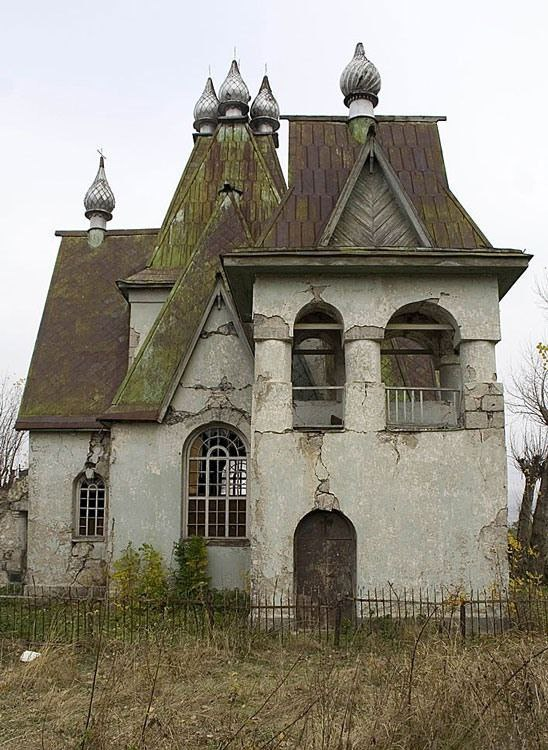
#> input picture 2_course/texViz/lab3/images/house.jpg, 548 x 750 px
$ python task4.py   (older library calls are emulated)
#> lines starting #> are read from the running program, lines starting #| are printed output that depends on the picture
import cv2
import numpy as np
import os

# Функции фильтров (исправленные)
def robertsFilter(img):
    gray = cv2.cvtColor(img, cv2.COLOR_BGR2GRAY) if len(img.shape) == 3 else img
    kernelX = np.array([[1, 0], [0, -1]], dtype=np.float32)
    kernelY = np.array([[0, 1], [-1, 0]], dtype=np.float32)
    gradX = cv2.filter2D(gray.astype(np.float32), -1, kernelX)
    gradY = cv2.filter2D(gray.astype(np.float32), -1, kernelY)
    return cv2.normalize(np.sqrt(gradX**2 + gradY**2), None, 0, 255, cv2.NORM_MINMAX, cv2.CV_8U)

def prewittFilter(img):
    gray = cv2.cvtColor(img, cv2.COLOR_BGR2GRAY) if len(img.shape) == 3 else img
    kernelX = np.array([[-1, 0, 1], [-1, 0, 1], [-1, 0, 1]], dtype=np.float32)
    kernelY = np.array([[-1, -1, -1], [0, 0, 0], [1, 1, 1]], dtype=np.float32)
    gradX = cv2.filter2D(gray.astype(np.float32), -1, kernelX)
    gradY = cv2.filter2D(gray.astype(np.float32), -1, kernelY)
    return cv2.normalize(np.sqrt(gradX**2 + gradY**2), None, 0, 255, cv2.NORM_MINMAX, cv2.CV_8U)

def sobelFilter(img):
    gray = cv2.cvtColor(img, cv2.COLOR_BGR2GRAY) if len(img.shape) == 3 else img
    return cv2.Sobel(gray, cv2.CV_8U, 1, 1, ksize=3)

def laplacianFilter(img):
    gray = cv2.cvtColor(img, cv2.COLOR_BGR2GRAY) if len(img.shape) == 3 else img
    return cv2.Laplacian(gray, cv2.CV_8U)

def cannyEdge(img):
    gray = cv2.cvtColor(img, cv2.COLOR_BGR2GRAY) if len(img.shape) == 3 else img
    return cv2.Canny(gray, 50, 150)

# Обработка изображения
img = cv2.imread('../images/house.jpg')
#> img is the input picture: shape (750, 548, 3); mean B, G, R 126.2, 139, 144.2
os.makedirs('../filtreted4', exist_ok=True)

for filter_func, name in [(robertsFilter, 'roberts'),
                         (prewittFilter, 'prewitt'),
                         (sobelFilter, 'sobel'),
                         (laplacianFilter, 'laplacian'),
                         (cannyEdge, 'canny')]:
    result = filter_func(img)
    cv2.imwrite(f'../filtreted4/{name}.jpg', result)
#> this loop made 5 passes
#> pass 1, in robertsFilter, `gray = cv2.cvtColor(img, cv2.COLOR_BGR2GRAY) if len(img.shape) == 3 el..`:
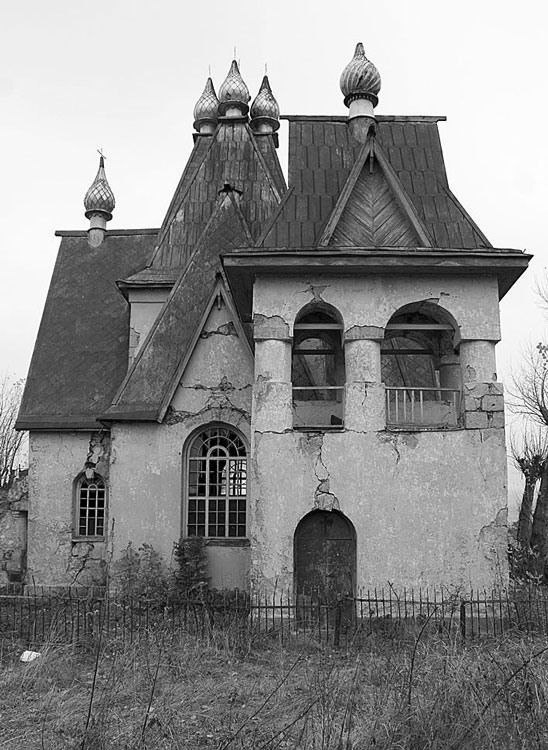
#> gray: shape (750, 548); min 0, max 255, mean 139.1
#> pass 1, in robertsFilter, `gradX = cv2.filter2D(gray.astype(np.float32), -1, kernelX)`:
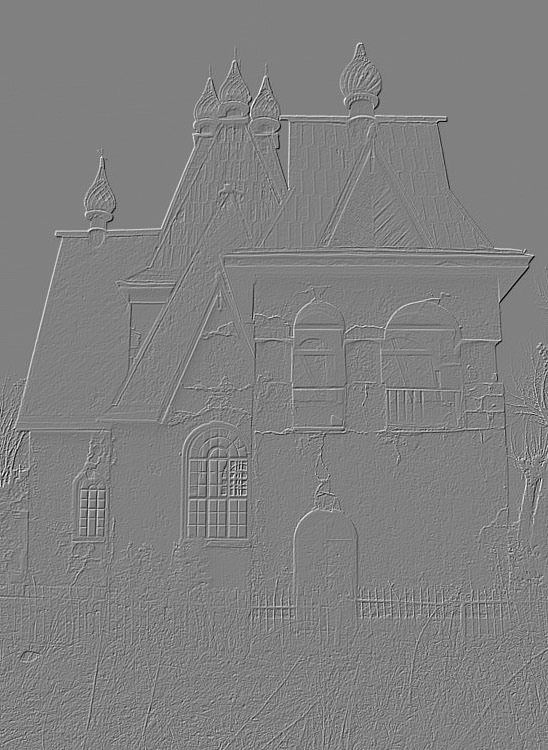
#> gradX: shape (750, 548) float32; min -252, max 248, mean 0.2; drawn with min black and max white
#> pass 1, in robertsFilter, `gradY = cv2.filter2D(gray.astype(np.float32), -1, kernelY)`:
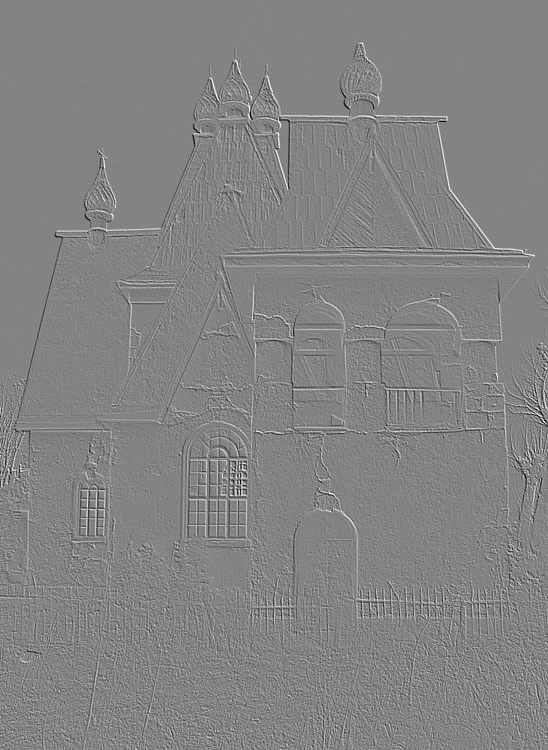
#> gradY: shape (750, 548) float32; min -253, max 237, mean 0.2; drawn with min black and max white
#> pass 1, `result = filter_func(img)`:
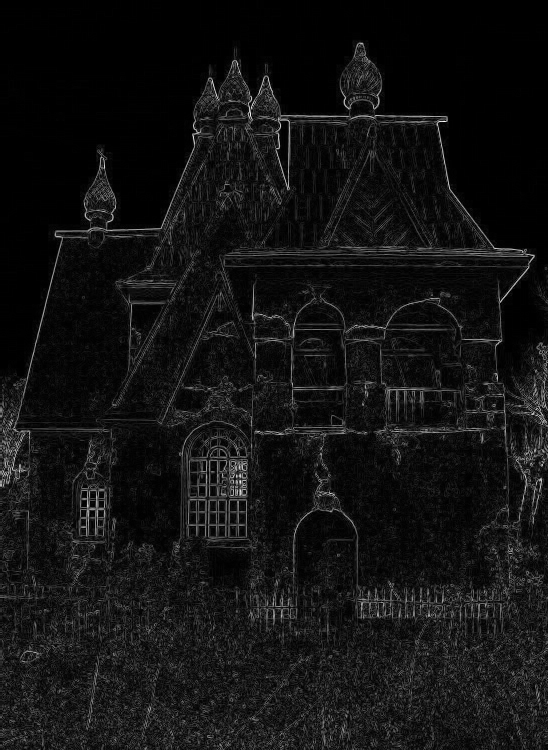
#> result: shape (750, 548); min 0, max 255, mean 18.4

print("Все фильтры применены успешно!")

$ run again, with 2_course/texViz/lab3/images/flowers.jpg copied over 2_course/texViz/lab3/images/house.jpg
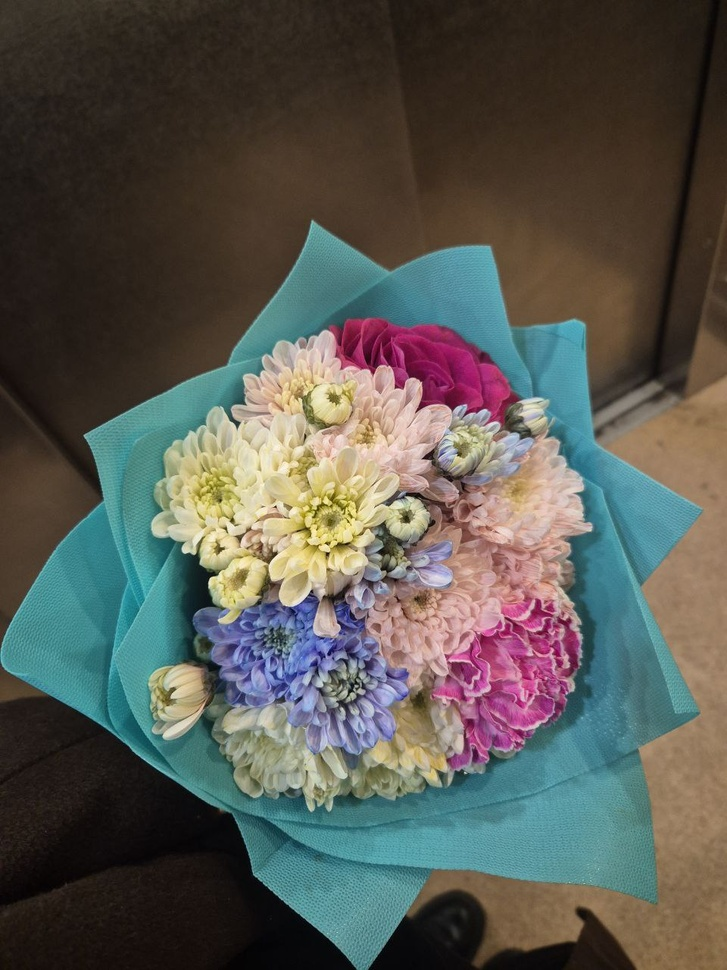
#> input picture 2_course/texViz/lab3/images/flowers.jpg, 727 x 970 px, shrunk from 960 x 1280 before the run
#> img is the input picture: shape (970, 727, 3); mean B, G, R 82, 88.9, 88.5
#> the loop `for filter_func, name in [(robertsFilter, 'roberts'), (prewittFilter, ..` made 5 passes
#> pass 1, in robertsFilter, `gradY = cv2.filter2D(gray.astype(np.float32), -1, kernelY)`:
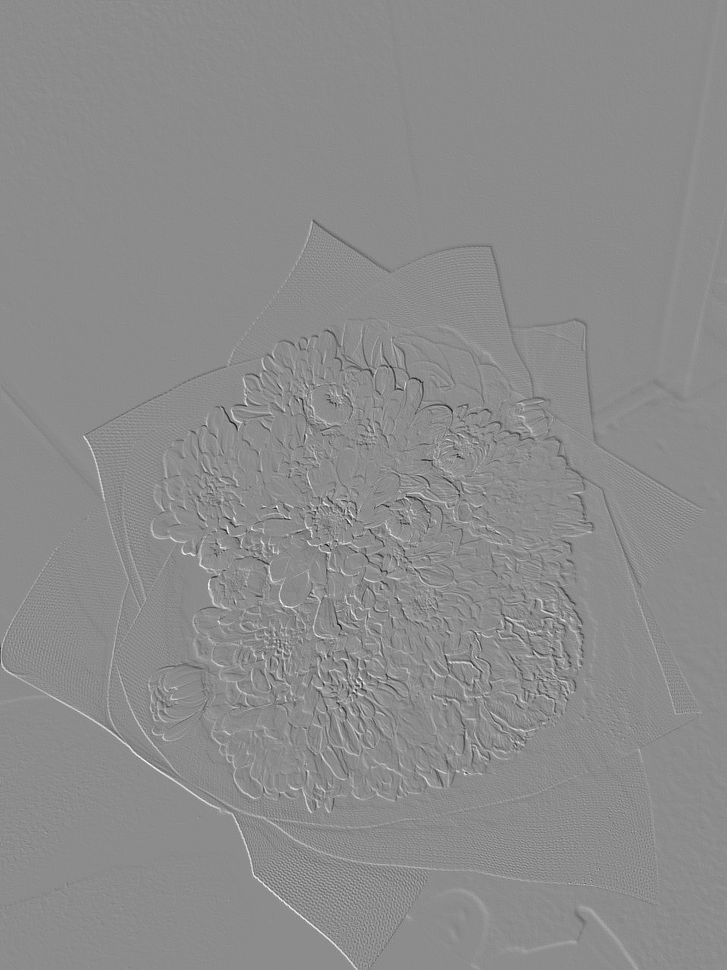
#> gradY: shape (970, 727) float32; min -198, max 162, mean 0.1; drawn with min black and max white
#> pass 1, `result = filter_func(img)`:
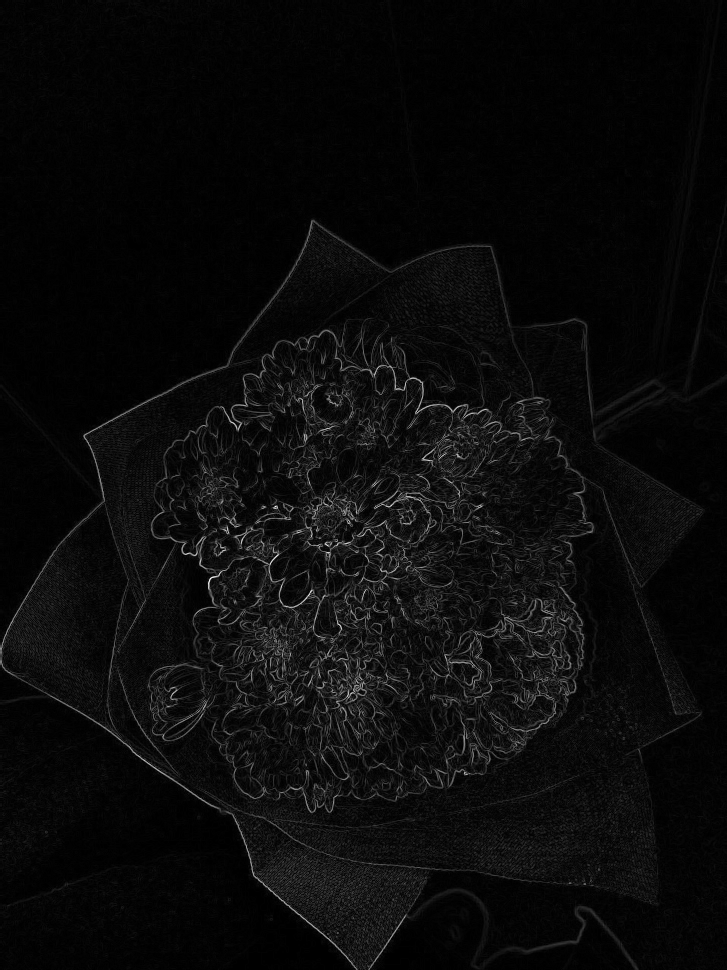
#> result: shape (970, 727); min 0, max 255, mean 10.6
